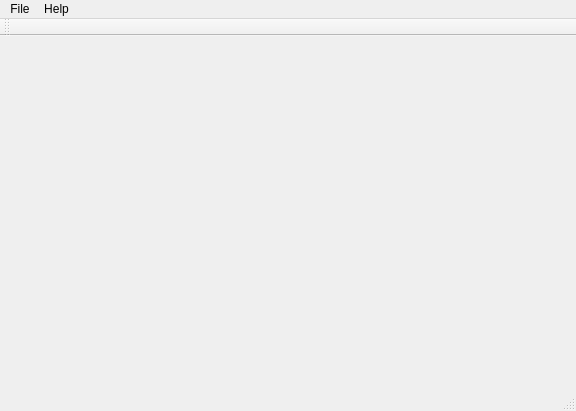
<?xml version="1.0" encoding="UTF-8"?>
<ui version="4.0">
 <class>MainWindow</class>
 <widget class="QMainWindow" name="MainWindow">
  <property name="geometry">
   <rect>
    <x>0</x>
    <y>0</y>
    <width>576</width>
    <height>411</height>
   </rect>
  </property>
  <property name="windowTitle">
   <string>MainWindow</string>
  </property>
  <widget class="QWidget" name="centralWidget"/>
  <widget class="QMenuBar" name="menuBar">
   <property name="geometry">
    <rect>
     <x>0</x>
     <y>0</y>
     <width>576</width>
     <height>25</height>
    </rect>
   </property>
   <widget class="QMenu" name="menuRepo">
    <property name="title">
     <string>File</string>
    </property>
    <addaction name="actionOpen"/>
    <addaction name="actionSave"/>
    <addaction name="actionSaveAs"/>
    <addaction name="separator"/>
    <addaction name="actionExit"/>
   </widget>
   <widget class="QMenu" name="menuHelp">
    <property name="title">
     <string>Help</string>
    </property>
    <addaction name="actionAbout"/>
   </widget>
   <addaction name="menuRepo"/>
   <addaction name="menuHelp"/>
  </widget>
  <widget class="QToolBar" name="mainToolBar">
   <attribute name="toolBarArea">
    <enum>TopToolBarArea</enum>
   </attribute>
   <attribute name="toolBarBreak">
    <bool>false</bool>
   </attribute>
  </widget>
  <widget class="QStatusBar" name="statusBar"/>
  <action name="actionOpen">
   <property name="text">
    <string>Open</string>
   </property>
  </action>
  <action name="actionSave">
   <property name="text">
    <string>Save</string>
   </property>
  </action>
  <action name="actionSaveAs">
   <property name="text">
    <string>Save as</string>
   </property>
  </action>
  <action name="actionExit">
   <property name="text">
    <string>Exit</string>
   </property>
  </action>
  <action name="actionAbout">
   <property name="text">
    <string>About</string>
   </property>
  </action>
 </widget>
 <layoutdefault spacing="6" margin="11"/>
 <resources/>
 <connections/>
</ui>
